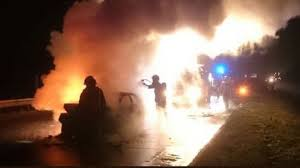
#> input picture data/FIRE-SMOKE-DATASET/Train/Fire/image_122.jpg, 300 x 168 px; its folder holds only this picture in this run
$ jupyter execute --allow-errors 01_data_exploration.ipynb
#> lines starting #> are read from the running program, lines starting #| are printed output that depends on the picture
[cell 1]
from pathlib import Path
from collections import Counter

import cv2
import numpy as np
import pandas as pd
import matplotlib.pyplot as plt

print("OpenCV:", cv2.__version__)
print("NumPy:", np.__version__)

[cell 2]
# %pip install opencv-python numpy pandas matplotlib scikit-learn

## 01. Data Verify

[cell 3]
DATA_DIR = Path("../data/FIRE-SMOKE-DATASET/Train/").resolve()

print("Dataset path:", DATA_DIR)
print("Exists:", DATA_DIR.exists())

if DATA_DIR.exists():
    for item in sorted(DATA_DIR.iterdir()):
        print(item.name, "DIR" if item.is_dir() else "FILE")

[cell 4]
classes = ["Fire", "Smoke", "Neutral"]
extensions = {".jpg", ".jpeg", ".png"}

image_paths = {}

for cls in classes:
    folder = DATA_DIR / cls

    if not folder.exists():
        print(f"Missing class folder: {folder}")
        continue

    paths = sorted(
        p for p in folder.rglob("*")
        if p.is_file() and p.suffix.lower() in extensions
    )

    image_paths[cls] = paths
    print(f"{cls}: {len(paths)} images")

#> (a cell that did not finish here is left out)

### Observation:
- Based on the observed data for the three class we find that the classes are balanced for Fire, Smoke and Neutral classes
- Fire dataset is 904 images, Smoke is 907 images and Neutral is 900 images in the training dataset

## 02. Display the images

[cell 6]
fig, axes = plt.subplots(3, 5, figsize=(15, 9))

for row, cls in enumerate(classes):
    paths = image_paths.get(cls, [])

    for col in range(5):
        ax = axes[row, col]
        ax.axis("off")

        if col >= len(paths):
            continue

        img = cv2.imread(str(paths[col]))
#> img is the input picture: shape (168, 300, 3); mean B, G, R 83.3, 100, 131.5

        if img is None:
            continue

        img = cv2.cvtColor(img, cv2.COLOR_BGR2RGB)

        ax.imshow(img)
        ax.set_title(cls)

plt.tight_layout()
plt.show()
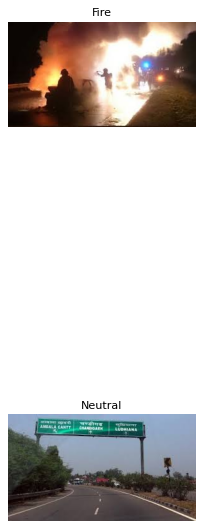
#> figure drawn by matplotlib, 2 panels

### Observation:
- The observed dataset for the fire has both fire and smoke together
- The Smoke datasets are more common in gray/white combination and it is more than common smoke of fire
- The neutral scenarios have organge patterns that might confuse the classifier

## 03. Inspect Images

[cell 7]
records = []
bad_files = []

for cls, paths in image_paths.items():
    for path in paths:
        img = cv2.imread(str(path))

        if img is None:
            bad_files.append(str(path))
            continue

        height, width = img.shape[:2]
#> height = 168; width = 300

        records.append({
            "path": str(path),
            "class": cls,
            "width": width,
            "height": height,
            "aspect_ratio": width / height
        })

df = pd.DataFrame(records)
#> df = table of 2 rows and 5 columns

print(df.groupby("class")[["width", "height"]].describe())
#> (printed output is left out)
print("Unreadable images:", len(bad_files))

## 04. Resize the images and store it

[cell 8]
def resize_with_padding(img, target_size=(224, 224)):
#> called with target_size = (224, 224)
    target_w, target_h = target_size

    h, w = img.shape[:2]
#> h = 168; w = 300

    scale = min(target_w / w, target_h / h)
#> scale = 0.747

    new_w = max(1, int(round(w * scale)))
#> new_w = 224
    new_h = max(1, int(round(h * scale)))
#> new_h = 125

    resized = cv2.resize(
        img,
        (new_w, new_h),
        interpolation=cv2.INTER_AREA if scale < 1 else cv2.INTER_LINEAR
    )

    canvas = np.zeros((target_h, target_w, 3), dtype=np.uint8)

    x = (target_w - new_w) // 2
#> x = 0
    y = (target_h - new_h) // 2
#> y = 49

    canvas[y:y+new_h, x:x+new_w] = resized
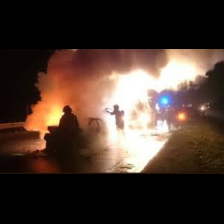
#> canvas: shape (224, 224, 3); mean R, G, B 73.4, 55.8, 46.5

    return canvas

[cell 9]
X = []
y = []

#> (the rest of this cell did not finish here and is left out)

[cell 10]
# Pick the first fire image
image_path = image_paths["Fire"][0]

# Read original image
img = cv2.imread(str(image_path))
img_rgb = cv2.cvtColor(img, cv2.COLOR_BGR2RGB)

# Resize using our existing function
resized = resize_with_padding(img_rgb, (224, 224))

# Create output directory
output_dir = Path("../outputs/resized_images")
output_dir.mkdir(parents=True, exist_ok=True)

# Save resized image
save_path = output_dir / "fire_resized.png"

cv2.imwrite(
    str(save_path),
    cv2.cvtColor(resized, cv2.COLOR_RGB2BGR)
)

print("Saved image:", save_path.resolve())
print("Original shape:", img_rgb.shape)
#| Original shape: (168, 300, 3)
print("Resized shape:", resized.shape)
#| Resized shape: (224, 224, 3)

[cell 11]
fig, axes = plt.subplots(1, 2, figsize=(10, 5))

axes[0].imshow(img_rgb)
axes[0].set_title(f"Original {img_rgb.shape}")
axes[0].axis("off")

axes[1].imshow(resized)
axes[1].set_title(f"Resized {resized.shape}")
axes[1].axis("off")

plt.tight_layout()
plt.show()
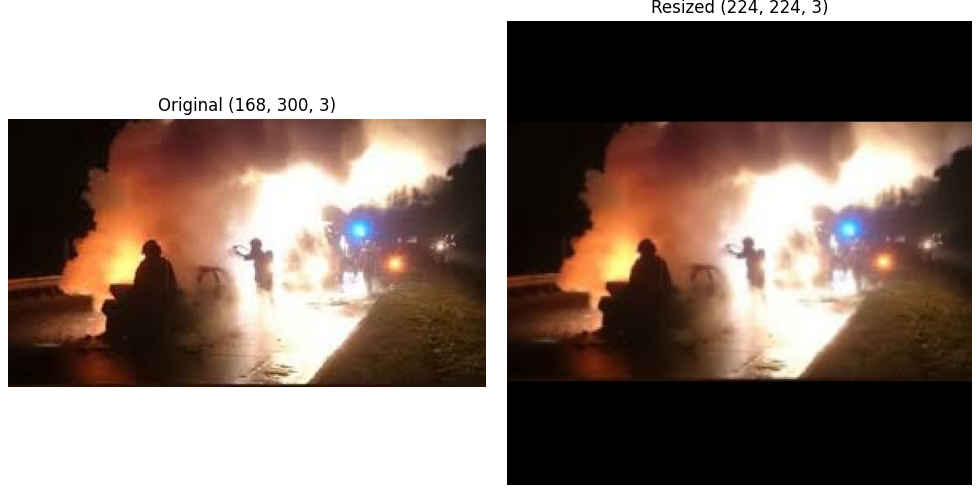
#> figure drawn by matplotlib, 2 panels

[cell 12]
print("Image shape:", resized.shape)
#| Image shape: (224, 224, 3)
print("Data type:", resized.dtype)
#| Data type: uint8

# First pixel
print("Pixel [0,0]:", resized[0, 0])
#| Pixel [0,0]: [0 0 0]

# Center pixel
print("Pixel [112,112]:", resized[112, 112])
#| Pixel [112,112]: [155 141 141]

# First 5x5 pixels (all RGB channels)
print(resized[:5, :5, :])
#> (printed output is left out)

[cell 13]
fig, axes = plt.subplots(1, 4, figsize=(15, 4))

axes[0].imshow(resized)
axes[0].set_title("RGB Image")

for i, channel in enumerate(["Red", "Green", "Blue"]):
    axes[i+1].imshow(resized[:, :, i], cmap="gray", vmin=0, vmax=255)
    axes[i+1].set_title(f"{channel} Channel")

for ax in axes:
    ax.axis("off")

plt.tight_layout()
plt.show()
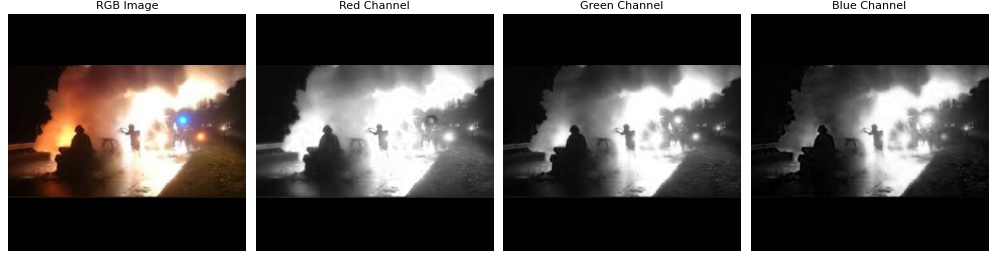
#> figure drawn by matplotlib, 4 panels

[cell 14]
# Extract a 5x5 region from the center
patch = resized[110:115, 110:115]

fig, ax = plt.subplots(figsize=(7, 7))
ax.imshow(patch)

for i in range(5):
    for j in range(5):
        r, g, b = patch[i, j]
        ax.text(
            j, i,
            f"{r}\n{g}\n{b}",
            ha="center",
            va="center",
            fontsize=7,
            color="white" if np.mean(patch[i, j]) < 128 else "black"
        )

ax.set_xticks(range(5))
ax.set_yticks(range(5))
ax.set_title("5x5 RGB Pixel Values")
plt.show()
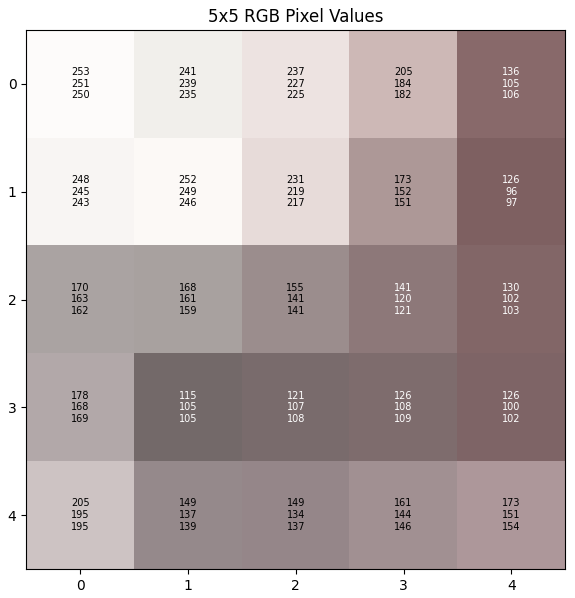
#> figure drawn by matplotlib, 1 panel

[cell 15]
np.save(output_dir / "fire_resized.npy", resized)

# Reload later
loaded = np.load(output_dir / "fire_resized.npy")

print("Loaded shape:", loaded.shape)
#| Loaded shape: (224, 224, 3)
print("Same values:", np.array_equal(resized, loaded))
#| Same values: True

[cell 16]
output_dir = Path("../outputs/resized_images")

total_saved = 0

#> (the rest of this cell did not finish here and is left out)

#> in resize_with_padding (call 3), `canvas = np.zeros((target_h, target_w, 3), dtype=np.uint8)`: canvas: shape (224, 224, 3); every value is 0

        # Save as PNG with a unique filename
        relative_path = image_path.relative_to(DATA_DIR / cls)
        safe_name = "__".join(relative_path.with_suffix("").parts)
        save_path = class_output_dir / f"{safe_name}.png"

        cv2.imwrite(
            str(save_path),
            cv2.cvtColor(resized, cv2.COLOR_RGB2BGR)
        )

        total_saved += 1

    print(f"Completed: {cls}")

print(f"\nTotal images saved: {total_saved}")

[cell 17]
for cls in classes:
    folder = output_dir / cls
    count = len(list(folder.glob("*.png")))
    print(f"{cls}: {count} resized images")

[cell 18]
# without the black pixels (Do we need black pixels or get a distorted image like this ?)

[cell 19]
def resize_image(img, target_size=(224, 224)):
#> called with target_size = (224, 224)
    return cv2.resize(
        img,
        target_size,
        interpolation=cv2.INTER_AREA
    )
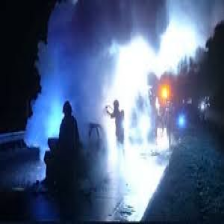
#> returned value: shape (224, 224, 3); mean of channels 0, 1, 2 131.4, 99.9, 83.3; drawn as B, G, R
